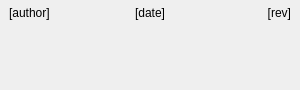
<?xml version="1.0" encoding="UTF-8"?>
<ui version="4.0">
 <class>Widget</class>
 <widget class="QWidget" name="Widget">
  <property name="geometry">
   <rect>
    <x>0</x>
    <y>0</y>
    <width>300</width>
    <height>90</height>
   </rect>
  </property>
  <property name="sizePolicy">
   <sizepolicy hsizetype="Fixed" vsizetype="Fixed">
    <horstretch>0</horstretch>
    <verstretch>0</verstretch>
   </sizepolicy>
  </property>
  <property name="windowTitle">
   <string>Widget</string>
  </property>
  <property name="styleSheet">
   <string notr="true"/>
  </property>
  <layout class="QHBoxLayout" name="horizontalLayout">
   <property name="margin">
    <number>0</number>
   </property>
   <item>
    <widget class="QWidget" name="widget" native="true">
     <property name="styleSheet">
      <string notr="true"/>
     </property>
     <layout class="QVBoxLayout" name="verticalLayout_2">
      <property name="leftMargin">
       <number>9</number>
      </property>
      <property name="topMargin">
       <number>6</number>
      </property>
      <property name="rightMargin">
       <number>9</number>
      </property>
      <property name="bottomMargin">
       <number>6</number>
      </property>
      <item>
       <layout class="QVBoxLayout" name="verticalLayout">
        <item>
         <layout class="QHBoxLayout" name="horizontalLayout_2">
          <item>
           <widget class="QLabel" name="m_authorLabel">
            <property name="text">
             <string notr="true">[author]</string>
            </property>
           </widget>
          </item>
          <item>
           <widget class="QLabel" name="m_dateLabel">
            <property name="text">
             <string notr="true">[date]</string>
            </property>
            <property name="alignment">
             <set>Qt::AlignCenter</set>
            </property>
           </widget>
          </item>
          <item>
           <widget class="QLabel" name="m_revLabel">
            <property name="text">
             <string notr="true">[rev]</string>
            </property>
            <property name="alignment">
             <set>Qt::AlignRight|Qt::AlignTrailing|Qt::AlignVCenter</set>
            </property>
           </widget>
          </item>
         </layout>
        </item>
        <item>
         <widget class="QLabel" name="m_logLabel">
          <property name="sizePolicy">
           <sizepolicy hsizetype="Preferred" vsizetype="Expanding">
            <horstretch>0</horstretch>
            <verstretch>0</verstretch>
           </sizepolicy>
          </property>
          <property name="text">
           <string notr="true"/>
          </property>
          <property name="alignment">
           <set>Qt::AlignLeading|Qt::AlignLeft|Qt::AlignTop</set>
          </property>
          <property name="wordWrap">
           <bool>true</bool>
          </property>
          <property name="openExternalLinks">
           <bool>true</bool>
          </property>
         </widget>
        </item>
       </layout>
      </item>
     </layout>
    </widget>
   </item>
  </layout>
 </widget>
 <layoutdefault spacing="6" margin="11"/>
 <resources/>
 <connections/>
</ui>
